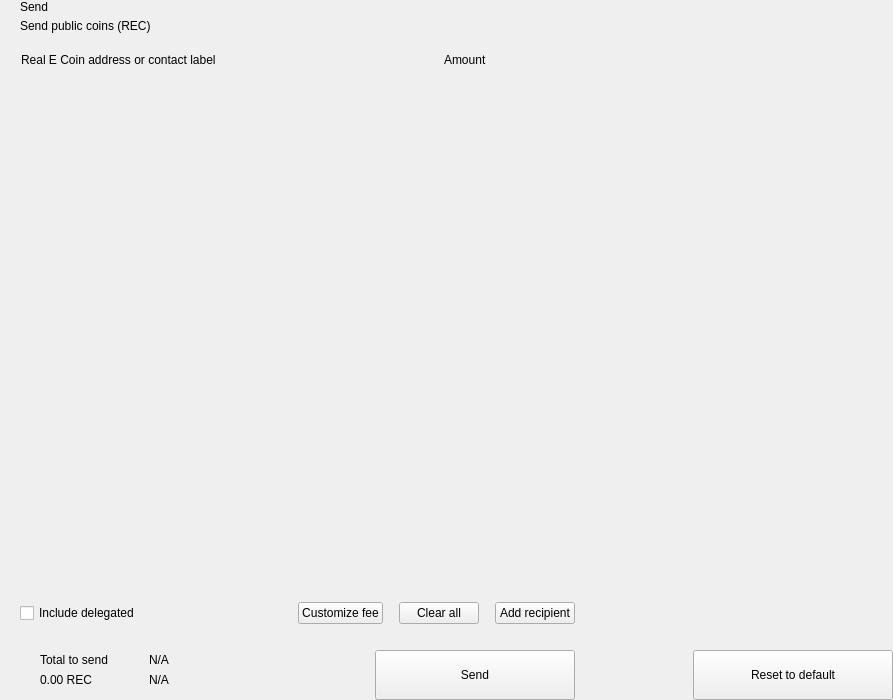
<?xml version="1.0" encoding="UTF-8"?>
<ui version="4.0">
 <class>send</class>
 <widget class="QWidget" name="send">
  <property name="geometry">
   <rect>
    <x>0</x>
    <y>0</y>
    <width>893</width>
    <height>700</height>
   </rect>
  </property>
  <property name="windowTitle">
   <string>Form</string>
  </property>
  <layout class="QHBoxLayout" name="horizontalLayout_2" stretch="2,1">
   <property name="spacing">
    <number>0</number>
   </property>
   <property name="leftMargin">
    <number>0</number>
   </property>
   <property name="topMargin">
    <number>0</number>
   </property>
   <property name="rightMargin">
    <number>0</number>
   </property>
   <property name="bottomMargin">
    <number>0</number>
   </property>
   <item>
    <widget class="QWidget" name="left" native="true">
     <layout class="QVBoxLayout" name="verticalLayout_3">
      <property name="spacing">
       <number>0</number>
      </property>
      <property name="leftMargin">
       <number>0</number>
      </property>
      <property name="topMargin">
       <number>0</number>
      </property>
      <property name="rightMargin">
       <number>0</number>
      </property>
      <property name="bottomMargin">
       <number>0</number>
      </property>
      <item>
       <layout class="QVBoxLayout" name="verticalLayout_22" stretch="0,0,0,1,0,0,0,0">
        <property name="spacing">
         <number>0</number>
        </property>
        <item>
         <layout class="QHBoxLayout" name="horizontalLayout_3">
          <property name="spacing">
           <number>0</number>
          </property>
          <property name="leftMargin">
           <number>20</number>
          </property>
          <property name="rightMargin">
           <number>20</number>
          </property>
          <item>
           <layout class="QVBoxLayout" name="verticalLayout">
            <property name="spacing">
             <number>5</number>
            </property>
            <item>
             <widget class="QLabel" name="labelTitle">
              <property name="text">
               <string>Send</string>
              </property>
              <property name="alignment">
               <set>Qt::AlignLeading|Qt::AlignLeft|Qt::AlignVCenter</set>
              </property>
             </widget>
            </item>
            <item>
             <widget class="QLabel" name="labelSubtitle1">
              <property name="text">
               <string>Send public coins (REC)</string>
              </property>
             </widget>
            </item>
           </layout>
          </item>
          <item>
           <spacer name="horizontalSpacer">
            <property name="orientation">
             <enum>Qt::Horizontal</enum>
            </property>
            <property name="sizeHint" stdset="0">
             <size>
              <width>40</width>
              <height>20</height>
             </size>
            </property>
           </spacer>
          </item>
         </layout>
        </item>
        <item>
         <spacer name="verticalSpacer_2">
          <property name="orientation">
           <enum>Qt::Vertical</enum>
          </property>
          <property name="sizeType">
           <enum>QSizePolicy::Fixed</enum>
          </property>
          <property name="sizeHint" stdset="0">
           <size>
            <width>20</width>
            <height>20</height>
           </size>
          </property>
         </spacer>
        </item>
        <item>
         <layout class="QHBoxLayout" name="horizontalLayout" stretch="6,0,2">
          <property name="spacing">
           <number>0</number>
          </property>
          <property name="leftMargin">
           <number>10</number>
          </property>
          <property name="topMargin">
           <number>0</number>
          </property>
          <property name="rightMargin">
           <number>20</number>
          </property>
          <property name="bottomMargin">
           <number>0</number>
          </property>
          <item>
           <widget class="QLabel" name="labelSubtitleAddress">
            <property name="styleSheet">
             <string notr="true">margin-left:8px;</string>
            </property>
            <property name="text">
             <string>Real E Coin address or contact label</string>
            </property>
           </widget>
          </item>
          <item>
           <spacer name="horizontalSpacer_3">
            <property name="orientation">
             <enum>Qt::Horizontal</enum>
            </property>
            <property name="sizeType">
             <enum>QSizePolicy::Fixed</enum>
            </property>
            <property name="sizeHint" stdset="0">
             <size>
              <width>40</width>
              <height>1</height>
             </size>
            </property>
           </spacer>
          </item>
          <item>
           <widget class="QLabel" name="labelSubtitleAmount">
            <property name="text">
             <string>Amount</string>
            </property>
           </widget>
          </item>
         </layout>
        </item>
        <item>
         <widget class="QScrollArea" name="scrollArea">
          <property name="minimumSize">
           <size>
            <width>0</width>
            <height>350</height>
           </size>
          </property>
          <property name="styleSheet">
           <string notr="true">#scrollArea {
            background:transparent;
            margin-top:10px;
}</string>
          </property>
          <property name="horizontalScrollBarPolicy">
           <enum>Qt::ScrollBarAlwaysOff</enum>
          </property>
          <property name="sizeAdjustPolicy">
           <enum>QAbstractScrollArea::AdjustIgnored</enum>
          </property>
          <property name="widgetResizable">
           <bool>true</bool>
          </property>
          <property name="alignment">
           <set>Qt::AlignLeading|Qt::AlignLeft|Qt::AlignTop</set>
          </property>
          <widget class="QWidget" name="scrollAreaWidgetContents">
           <property name="geometry">
            <rect>
             <x>0</x>
             <y>0</y>
             <width>591</width>
             <height>16</height>
            </rect>
           </property>
           <property name="sizePolicy">
            <sizepolicy hsizetype="Preferred" vsizetype="Maximum">
             <horstretch>0</horstretch>
             <verstretch>0</verstretch>
            </sizepolicy>
           </property>
           <property name="autoFillBackground">
            <bool>false</bool>
           </property>
           <property name="styleSheet">
            <string notr="true">#scrollAreaWidgetContents {
             background:transparent;
             }</string>
           </property>
           <layout class="QVBoxLayout" name="verticalLayout_7">
            <property name="spacing">
             <number>0</number>
            </property>
            <property name="sizeConstraint">
             <enum>QLayout::SetDefaultConstraint</enum>
            </property>
            <property name="leftMargin">
             <number>0</number>
            </property>
            <property name="topMargin">
             <number>0</number>
            </property>
            <property name="rightMargin">
             <number>0</number>
            </property>
            <property name="bottomMargin">
             <number>0</number>
            </property>
           </layout>
          </widget>
         </widget>
        </item>
        <item>
         <spacer name="verticalSpacer_4">
          <property name="orientation">
           <enum>Qt::Vertical</enum>
          </property>
          <property name="sizeType">
           <enum>QSizePolicy::Fixed</enum>
          </property>
          <property name="sizeHint" stdset="0">
           <size>
            <width>20</width>
            <height>20</height>
           </size>
          </property>
         </spacer>
        </item>
        <item>
         <layout class="QHBoxLayout" name="horizontalLayout_20">
          <property name="spacing">
           <number>6</number>
          </property>
          <property name="leftMargin">
           <number>20</number>
          </property>
          <property name="rightMargin">
           <number>20</number>
          </property>
          <item>
           <widget class="QCheckBox" name="checkBoxDelegations">
            <property name="layoutDirection">
             <enum>Qt::LeftToRight</enum>
            </property>
            <property name="text">
             <string>Include delegated</string>
            </property>
           </widget>
          </item>
          <item>
           <spacer name="horizontalSpacer_4">
            <property name="orientation">
             <enum>Qt::Horizontal</enum>
            </property>
            <property name="sizeHint" stdset="0">
             <size>
              <width>10</width>
              <height>20</height>
             </size>
            </property>
           </spacer>
          </item>
          <item>
           <widget class="QPushButton" name="pushButtonFee">
            <property name="focusPolicy">
             <enum>Qt::NoFocus</enum>
            </property>
            <property name="text">
             <string>Customize fee</string>
            </property>
           </widget>
          </item>
          <item>
           <spacer name="horizontalSpacer_11">
            <property name="orientation">
             <enum>Qt::Horizontal</enum>
            </property>
            <property name="sizeType">
             <enum>QSizePolicy::Minimum</enum>
            </property>
            <property name="sizeHint" stdset="0">
             <size>
              <width>10</width>
              <height>20</height>
             </size>
            </property>
           </spacer>
          </item>
          <item>
           <widget class="QPushButton" name="pushButtonClear">
            <property name="focusPolicy">
             <enum>Qt::NoFocus</enum>
            </property>
            <property name="layoutDirection">
             <enum>Qt::RightToLeft</enum>
            </property>
            <property name="text">
             <string>Clear all</string>
            </property>
           </widget>
          </item>
          <item>
           <spacer name="horizontalSpacer_6">
            <property name="orientation">
             <enum>Qt::Horizontal</enum>
            </property>
            <property name="sizeType">
             <enum>QSizePolicy::Fixed</enum>
            </property>
            <property name="sizeHint" stdset="0">
             <size>
              <width>10</width>
              <height>20</height>
             </size>
            </property>
           </spacer>
          </item>
          <item>
           <widget class="QPushButton" name="pushButtonAddRecipient">
            <property name="focusPolicy">
             <enum>Qt::NoFocus</enum>
            </property>
            <property name="text">
             <string>Add recipient</string>
            </property>
           </widget>
          </item>
         </layout>
        </item>
        <item>
         <spacer name="verticalSpacer">
          <property name="orientation">
           <enum>Qt::Vertical</enum>
          </property>
          <property name="sizeType">
           <enum>QSizePolicy::Fixed</enum>
          </property>
          <property name="sizeHint" stdset="0">
           <size>
            <width>20</width>
            <height>16</height>
           </size>
          </property>
         </spacer>
        </item>
        <item>
         <layout class="QHBoxLayout" name="horizontalLayout_7">
          <property name="rightMargin">
           <number>20</number>
          </property>
          <item>
           <layout class="QHBoxLayout" name="horizontalLayout_10">
            <property name="spacing">
             <number>0</number>
            </property>
            <property name="leftMargin">
             <number>8</number>
            </property>
            <item>
             <widget class="QStackedWidget" name="stackedWidget">
              <property name="minimumSize">
               <size>
                <width>0</width>
                <height>60</height>
               </size>
              </property>
              <property name="maximumSize">
               <size>
                <width>16777215</width>
                <height>60</height>
               </size>
              </property>
              <widget class="QWidget" name="page1">
               <layout class="QVBoxLayout" name="verticalLayout_71" stretch="0">
                <property name="spacing">
                 <number>6</number>
                </property>
                <property name="leftMargin">
                 <number>12</number>
                </property>
                <property name="topMargin">
                 <number>0</number>
                </property>
                <property name="rightMargin">
                 <number>0</number>
                </property>
                <property name="bottomMargin">
                 <number>0</number>
                </property>
                <item>
                 <widget class="QWidget" name="coinWidget" native="true">
                  <property name="minimumSize">
                   <size>
                    <width>0</width>
                    <height>60</height>
                   </size>
                  </property>
                  <property name="maximumSize">
                   <size>
                    <width>16777215</width>
                    <height>60</height>
                   </size>
                  </property>
                  <layout class="QHBoxLayout" name="horizontalLayout_9">
                   <property name="spacing">
                    <number>0</number>
                   </property>
                   <property name="leftMargin">
                    <number>20</number>
                   </property>
                   <property name="topMargin">
                    <number>10</number>
                   </property>
                   <property name="rightMargin">
                    <number>20</number>
                   </property>
                   <property name="bottomMargin">
                    <number>10</number>
                   </property>
                   <item>
                    <layout class="QVBoxLayout" name="verticalSend">
                     <property name="spacing">
                      <number>0</number>
                     </property>
                     <item>
                      <widget class="QLabel" name="labelTitleTotalSend">
                       <property name="text">
                        <string>Total to send</string>
                       </property>
                      </widget>
                     </item>
                     <item>
                      <widget class="QLabel" name="labelAmountSend">
                       <property name="text">
                        <string notr="true">0.00 REC</string>
                       </property>
                      </widget>
                     </item>
                    </layout>
                   </item>
                   <item>
                    <spacer name="horizontalSpacer_9">
                     <property name="orientation">
                      <enum>Qt::Horizontal</enum>
                     </property>
                     <property name="sizeType">
                      <enum>QSizePolicy::Fixed</enum>
                     </property>
                     <property name="sizeHint" stdset="0">
                      <size>
                       <width>20</width>
                       <height>20</height>
                      </size>
                     </property>
                    </spacer>
                   </item>
                   <item>
                    <widget class="QLabel" name="labelLine">
                     <property name="minimumSize">
                      <size>
                       <width>1</width>
                       <height>0</height>
                      </size>
                     </property>
                     <property name="maximumSize">
                      <size>
                       <width>1</width>
                       <height>16777215</height>
                      </size>
                     </property>
                     <property name="text">
                      <string/>
                     </property>
                    </widget>
                   </item>
                   <item>
                    <spacer name="horizontalSpacer_10">
                     <property name="orientation">
                      <enum>Qt::Horizontal</enum>
                     </property>
                     <property name="sizeType">
                      <enum>QSizePolicy::Fixed</enum>
                     </property>
                     <property name="sizeHint" stdset="0">
                      <size>
                       <width>20</width>
                       <height>20</height>
                      </size>
                     </property>
                    </spacer>
                   </item>
                   <item>
                    <layout class="QVBoxLayout" name="verticalRemaining">
                     <property name="spacing">
                      <number>0</number>
                     </property>
                     <item>
                      <widget class="QLabel" name="labelTitleTotalRemaining">
                       <property name="text">
                        <string notr="true">N/A</string>
                       </property>
                      </widget>
                     </item>
                     <item>
                      <widget class="QLabel" name="labelAmountRemaining">
                       <property name="text">
                        <string notr="true">N/A</string>
                       </property>
                      </widget>
                     </item>
                    </layout>
                   </item>
                  </layout>
                 </widget>
                </item>
               </layout>
              </widget>
              <widget class="QWidget" name="page_2"/>
             </widget>
            </item>
           </layout>
          </item>
          <item>
           <spacer name="horizontalSpacer_5">
            <property name="orientation">
             <enum>Qt::Horizontal</enum>
            </property>
            <property name="sizeType">
             <enum>QSizePolicy::Expanding</enum>
            </property>
            <property name="sizeHint" stdset="0">
             <size>
              <width>40</width>
              <height>20</height>
             </size>
            </property>
           </spacer>
          </item>
          <item alignment="Qt::AlignBottom">
           <widget class="QPushButton" name="pushButtonSave">
            <property name="minimumSize">
             <size>
              <width>200</width>
              <height>50</height>
             </size>
            </property>
            <property name="maximumSize">
             <size>
              <width>200</width>
              <height>50</height>
             </size>
            </property>
            <property name="focusPolicy">
             <enum>Qt::NoFocus</enum>
            </property>
            <property name="text">
             <string>Send</string>
            </property>
           </widget>
          </item>
         </layout>
        </item>
       </layout>
      </item>
     </layout>
    </widget>
   </item>
   <item>
    <widget class="QWidget" name="right" native="true">
     <layout class="QVBoxLayout" name="verticalLayout_5">
      <property name="leftMargin">
       <number>0</number>
      </property>
      <property name="topMargin">
       <number>0</number>
      </property>
      <property name="rightMargin">
       <number>0</number>
      </property>
      <property name="bottomMargin">
       <number>0</number>
      </property>
      <item>
       <layout class="QVBoxLayout" name="verticalLayout_4">
        <property name="spacing">
         <number>6</number>
        </property>
        <item>
         <widget class="OptionButton" name="btnCoinControl" native="true">
          <property name="minimumSize">
           <size>
            <width>0</width>
            <height>50</height>
           </size>
          </property>
         </widget>
        </item>
        <item>
         <widget class="OptionButton" name="btnChangeAddress" native="true">
          <property name="minimumSize">
           <size>
            <width>0</width>
            <height>50</height>
           </size>
          </property>
         </widget>
        </item>
        <item>
         <widget class="OptionButton" name="btnUri" native="true">
          <property name="minimumSize">
           <size>
            <width>0</width>
            <height>50</height>
           </size>
          </property>
         </widget>
        </item>
        <item>
         <spacer name="verticalSpacer_5">
          <property name="orientation">
           <enum>Qt::Vertical</enum>
          </property>
          <property name="sizeHint" stdset="0">
           <size>
            <width>20</width>
            <height>40</height>
           </size>
          </property>
         </spacer>
        </item>
        <item>
         <layout class="QHBoxLayout" name="horizontalLayout_8">
          <item>
           <spacer name="horizontalSpacer_7">
            <property name="orientation">
             <enum>Qt::Horizontal</enum>
            </property>
            <property name="sizeHint" stdset="0">
             <size>
              <width>40</width>
              <height>20</height>
             </size>
            </property>
           </spacer>
          </item>
          <item>
           <widget class="QPushButton" name="pushButtonReset">
            <property name="minimumSize">
             <size>
              <width>200</width>
              <height>50</height>
             </size>
            </property>
            <property name="maximumSize">
             <size>
              <width>200</width>
              <height>50</height>
             </size>
            </property>
            <property name="focusPolicy">
             <enum>Qt::NoFocus</enum>
            </property>
            <property name="text">
             <string>Reset to default</string>
            </property>
           </widget>
          </item>
         </layout>
        </item>
       </layout>
      </item>
     </layout>
    </widget>
   </item>
  </layout>
 </widget>
 <customwidgets>
  <customwidget>
   <class>OptionButton</class>
   <extends>QWidget</extends>
   <header>qt/real_e_coin/optionbutton.h</header>
   <container>1</container>
  </customwidget>
 </customwidgets>
 <resources/>
 <connections/>
</ui>
